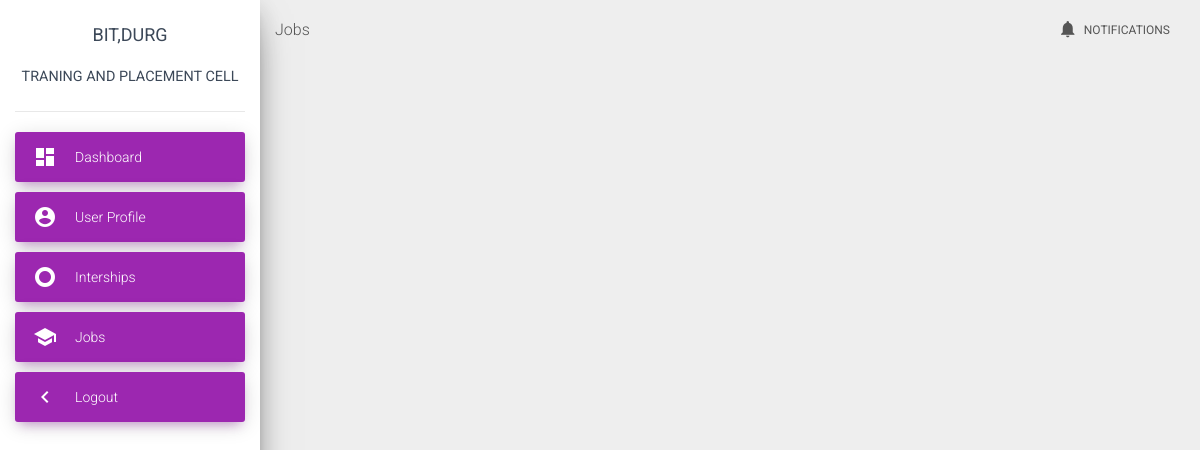
Before: /jobs/ (signed in) with the older database file.
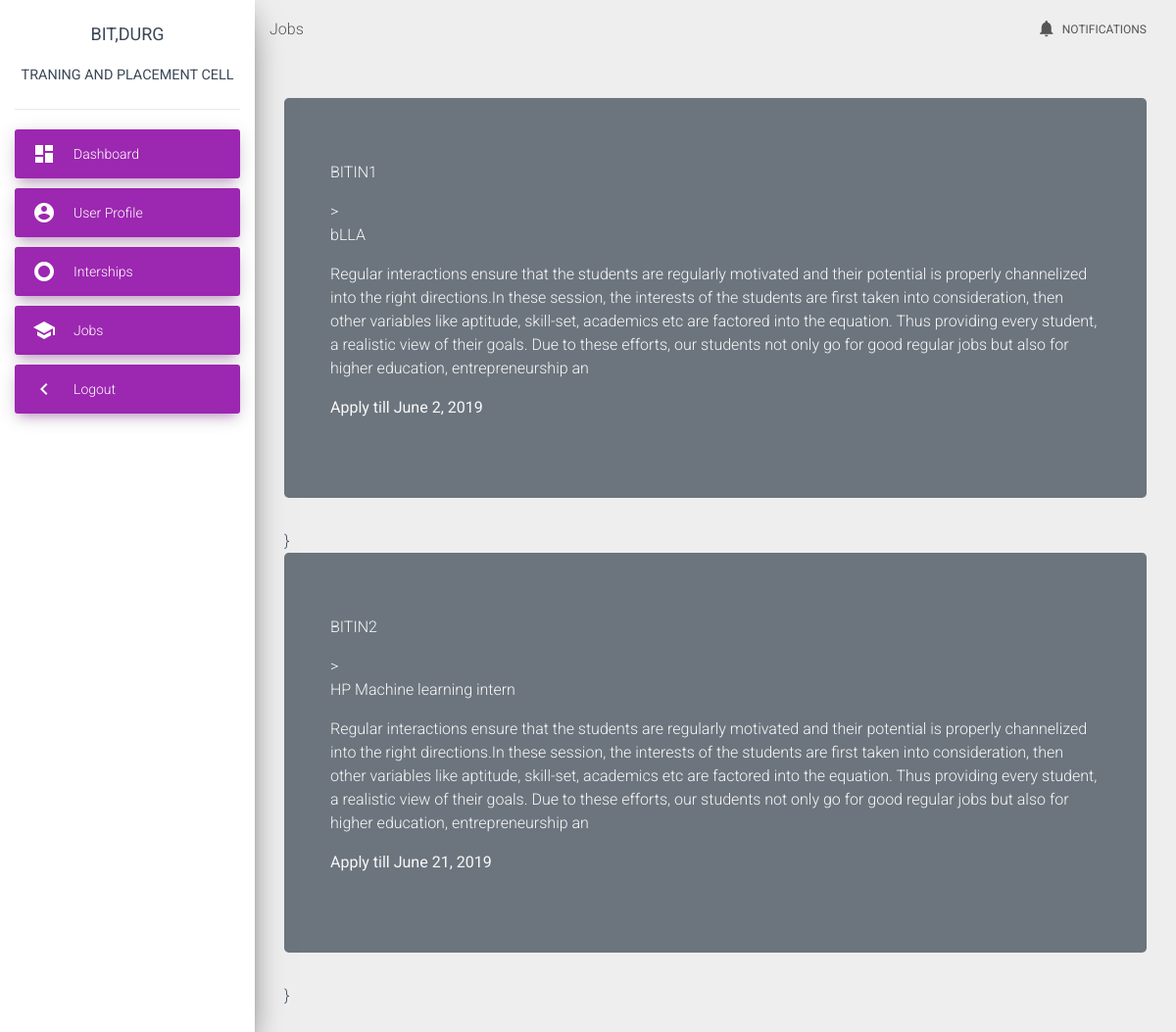
After: the same page with the newer database file.
### student/models.py (models this page shows, shortened)
class Jobs(models.Model):
    head          = models.CharField(max_length=100,null=True)
    body          = models.CharField(max_length=500,null=True)
    starting_date = models.DateField(default=datetime.date.today,null=True)
    ending_date   = models.DateField(default=datetime.date.today,null=True)

### student/views.py (the view)
# urls.py: path('jobs/', jobs , name='jobs' ),
@login_required
def jobs(request):
    jobs_object = Jobs.objects.all()
    return render(request, 'user/jobs.html',{'i':jobs_object})

### student/templates/user/jobs.html (shortened to what this page needs)
{% extends 'index.html' %}
{% block head %}Jobs{% endblock %}
{% load crispy_forms_tags %}
{% block content %}
{% for a in i %}
<div class="jumbotron bg-secondary text-light ">
	<div class="container">
		<p>BITIN{{a.id}}</p>>
				<p>{{a.head}}</p>
				<p>{{a.body}}</p>
				<p><strong>Apply till {{a.ending_date}}</strong></p>
			</div>
		</div>}
{% endfor %}
{% endblock %}

Changed rows visible on the page:
added Jobs: id "1", head "bLLA", body "Regular interactions ensure that the students are regularly motivated and their potential is properly channelized into the right directions.In these session, the interests of the students are first taken into consideration, then other variables like aptitude, skill-set, academics etc are factored into the equation. Thus providing every student, a realistic view of their goals. Due to these efforts, our students not only go for good regular jobs but also for higher education, entrepreneurship an", ending_date "June 2, 2019"
added Jobs: id "2", head "HP Machine learning intern", body "Regular interactions ensure that the students are regularly motivated and their potential is properly channelized into the right directions.In these session, the interests of the students are first taken into consideration, then other variables like aptitude, skill-set, academics etc are factored into the equation. Thus providing every student, a realistic view of their goals. Due to these efforts, our students not only go for good regular jobs but also for higher education, entrepreneurship an", ending_date "June 21, 2019"
